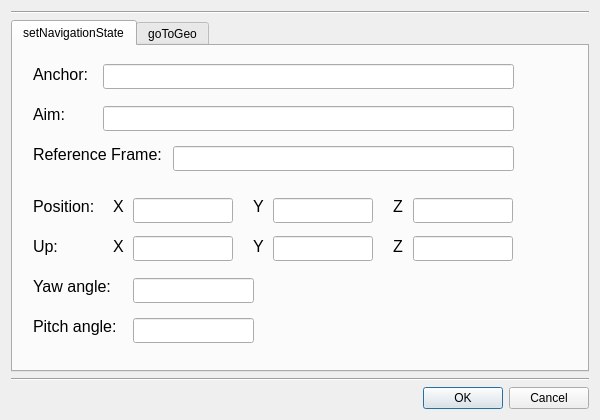
<?xml version="1.0" encoding="UTF-8"?>
<ui version="4.0">
 <class>camera</class>
 <widget class="QDialog" name="camera">
  <property name="geometry">
   <rect>
    <x>0</x>
    <y>0</y>
    <width>600</width>
    <height>420</height>
   </rect>
  </property>
  <property name="minimumSize">
   <size>
    <width>600</width>
    <height>420</height>
   </size>
  </property>
  <property name="maximumSize">
   <size>
    <width>600</width>
    <height>420</height>
   </size>
  </property>
  <property name="windowTitle">
   <string>Set Camera Position</string>
  </property>
  <layout class="QVBoxLayout" name="verticalLayout">
   <item>
    <widget class="Line" name="line">
     <property name="orientation">
      <enum>Qt::Horizontal</enum>
     </property>
    </widget>
   </item>
   <item>
    <widget class="QTabWidget" name="tabWidget">
     <property name="minimumSize">
      <size>
       <width>400</width>
       <height>300</height>
      </size>
     </property>
     <property name="maximumSize">
      <size>
       <width>800</width>
       <height>400</height>
      </size>
     </property>
     <property name="currentIndex">
      <number>0</number>
     </property>
     <widget class="QWidget" name="tab">
      <attribute name="title">
       <string>setNavigationState</string>
      </attribute>
      <widget class="QLabel" name="label_anchorNav">
       <property name="geometry">
        <rect>
         <x>20</x>
         <y>20</y>
         <width>71</width>
         <height>17</height>
        </rect>
       </property>
       <property name="font">
        <font>
         <family>Arial</family>
         <pointsize>12</pointsize>
        </font>
       </property>
       <property name="text">
        <string>Anchor:</string>
       </property>
      </widget>
      <widget class="QLineEdit" name="line_anchorNav">
       <property name="geometry">
        <rect>
         <x>90</x>
         <y>18</y>
         <width>411</width>
         <height>25</height>
        </rect>
       </property>
       <property name="font">
        <font>
         <family>Arial</family>
         <pointsize>12</pointsize>
        </font>
       </property>
       <property name="toolTip">
        <string>&lt;html&gt;&lt;head/&gt;&lt;body&gt;&lt;p&gt;Anchor camera to this node&lt;/p&gt;&lt;/body&gt;&lt;/html&gt;</string>
       </property>
       <property name="whatsThis">
        <string extracomment="Anchor camera to this node"/>
       </property>
      </widget>
      <widget class="QLabel" name="label_aim">
       <property name="geometry">
        <rect>
         <x>20</x>
         <y>60</y>
         <width>71</width>
         <height>17</height>
        </rect>
       </property>
       <property name="font">
        <font>
         <family>Arial</family>
         <pointsize>12</pointsize>
        </font>
       </property>
       <property name="text">
        <string>Aim:</string>
       </property>
      </widget>
      <widget class="QLineEdit" name="line_aim">
       <property name="geometry">
        <rect>
         <x>90</x>
         <y>60</y>
         <width>411</width>
         <height>25</height>
        </rect>
       </property>
       <property name="font">
        <font>
         <family>Arial</family>
         <pointsize>12</pointsize>
        </font>
       </property>
       <property name="toolTip">
        <string>&lt;html&gt;&lt;head/&gt;&lt;body&gt;&lt;p&gt;[OPTIONAL] If specified, camera will be aimed at this node while keeping the anchor node in the same view location&lt;/p&gt;&lt;/body&gt;&lt;/html&gt;</string>
       </property>
      </widget>
      <widget class="QLabel" name="label_referenceFrame">
       <property name="geometry">
        <rect>
         <x>20</x>
         <y>100</y>
         <width>141</width>
         <height>17</height>
        </rect>
       </property>
       <property name="font">
        <font>
         <family>Arial</family>
         <pointsize>12</pointsize>
        </font>
       </property>
       <property name="text">
        <string>Reference Frame:</string>
       </property>
      </widget>
      <widget class="QLineEdit" name="line_referenceFrame">
       <property name="geometry">
        <rect>
         <x>160</x>
         <y>100</y>
         <width>341</width>
         <height>25</height>
        </rect>
       </property>
       <property name="font">
        <font>
         <family>Arial</family>
         <pointsize>12</pointsize>
        </font>
       </property>
       <property name="toolTip">
        <string>&lt;html&gt;&lt;head/&gt;&lt;body&gt;&lt;p&gt;[OPTIONAL] Camera location in reference to this frame&lt;/p&gt;&lt;/body&gt;&lt;/html&gt;</string>
       </property>
      </widget>
      <widget class="QLabel" name="label_pos">
       <property name="geometry">
        <rect>
         <x>20</x>
         <y>152</y>
         <width>71</width>
         <height>17</height>
        </rect>
       </property>
       <property name="font">
        <font>
         <family>Arial</family>
         <pointsize>12</pointsize>
        </font>
       </property>
       <property name="text">
        <string>Position:</string>
       </property>
      </widget>
      <widget class="QLabel" name="label_posX">
       <property name="geometry">
        <rect>
         <x>100</x>
         <y>152</y>
         <width>16</width>
         <height>17</height>
        </rect>
       </property>
       <property name="font">
        <font>
         <family>Arial</family>
         <pointsize>12</pointsize>
        </font>
       </property>
       <property name="text">
        <string>X</string>
       </property>
      </widget>
      <widget class="QLineEdit" name="line_posX">
       <property name="geometry">
        <rect>
         <x>120</x>
         <y>152</y>
         <width>100</width>
         <height>25</height>
        </rect>
       </property>
       <property name="font">
        <font>
         <family>Arial</family>
         <pointsize>12</pointsize>
        </font>
       </property>
       <property name="toolTip">
        <string>&lt;html&gt;&lt;head/&gt;&lt;body&gt;&lt;p&gt;Camera position vector (x)&lt;/p&gt;&lt;/body&gt;&lt;/html&gt;</string>
       </property>
      </widget>
      <widget class="QLabel" name="label_posY">
       <property name="geometry">
        <rect>
         <x>240</x>
         <y>152</y>
         <width>16</width>
         <height>17</height>
        </rect>
       </property>
       <property name="font">
        <font>
         <family>Arial</family>
         <pointsize>12</pointsize>
        </font>
       </property>
       <property name="text">
        <string>Y</string>
       </property>
      </widget>
      <widget class="QLineEdit" name="line_posY">
       <property name="geometry">
        <rect>
         <x>260</x>
         <y>152</y>
         <width>100</width>
         <height>25</height>
        </rect>
       </property>
       <property name="font">
        <font>
         <family>Arial</family>
         <pointsize>12</pointsize>
        </font>
       </property>
       <property name="toolTip">
        <string>&lt;html&gt;&lt;head/&gt;&lt;body&gt;&lt;p&gt;Camera position vector (y)&lt;/p&gt;&lt;/body&gt;&lt;/html&gt;</string>
       </property>
      </widget>
      <widget class="QLabel" name="label_posZ">
       <property name="geometry">
        <rect>
         <x>380</x>
         <y>152</y>
         <width>16</width>
         <height>17</height>
        </rect>
       </property>
       <property name="font">
        <font>
         <family>Arial</family>
         <pointsize>12</pointsize>
        </font>
       </property>
       <property name="text">
        <string>Z</string>
       </property>
      </widget>
      <widget class="QLineEdit" name="line_posZ">
       <property name="geometry">
        <rect>
         <x>400</x>
         <y>152</y>
         <width>100</width>
         <height>25</height>
        </rect>
       </property>
       <property name="font">
        <font>
         <family>Arial</family>
         <pointsize>12</pointsize>
        </font>
       </property>
       <property name="toolTip">
        <string>&lt;html&gt;&lt;head/&gt;&lt;body&gt;&lt;p&gt;Camera position vector (z)&lt;/p&gt;&lt;/body&gt;&lt;/html&gt;</string>
       </property>
      </widget>
      <widget class="QLabel" name="label_up">
       <property name="geometry">
        <rect>
         <x>20</x>
         <y>192</y>
         <width>71</width>
         <height>17</height>
        </rect>
       </property>
       <property name="font">
        <font>
         <family>Arial</family>
         <pointsize>12</pointsize>
        </font>
       </property>
       <property name="text">
        <string>Up:</string>
       </property>
      </widget>
      <widget class="QLabel" name="label_upX">
       <property name="geometry">
        <rect>
         <x>100</x>
         <y>192</y>
         <width>16</width>
         <height>17</height>
        </rect>
       </property>
       <property name="font">
        <font>
         <family>Arial</family>
         <pointsize>12</pointsize>
        </font>
       </property>
       <property name="text">
        <string>X</string>
       </property>
      </widget>
      <widget class="QLineEdit" name="line_upX">
       <property name="geometry">
        <rect>
         <x>120</x>
         <y>190</y>
         <width>100</width>
         <height>25</height>
        </rect>
       </property>
       <property name="font">
        <font>
         <family>Arial</family>
         <pointsize>12</pointsize>
        </font>
       </property>
       <property name="toolTip">
        <string>&lt;html&gt;&lt;head/&gt;&lt;body&gt;&lt;p&gt;[OPTIONAL] Camera up vector (x)&lt;/p&gt;&lt;/body&gt;&lt;/html&gt;</string>
       </property>
      </widget>
      <widget class="QLabel" name="label_upY">
       <property name="geometry">
        <rect>
         <x>240</x>
         <y>192</y>
         <width>16</width>
         <height>17</height>
        </rect>
       </property>
       <property name="font">
        <font>
         <family>Arial</family>
         <pointsize>12</pointsize>
        </font>
       </property>
       <property name="text">
        <string>Y</string>
       </property>
      </widget>
      <widget class="QLineEdit" name="line_upY">
       <property name="geometry">
        <rect>
         <x>260</x>
         <y>190</y>
         <width>100</width>
         <height>25</height>
        </rect>
       </property>
       <property name="font">
        <font>
         <family>Arial</family>
         <pointsize>12</pointsize>
        </font>
       </property>
       <property name="toolTip">
        <string>&lt;html&gt;&lt;head/&gt;&lt;body&gt;&lt;p&gt;[OPTIONAL] Camera up vector (y)&lt;/p&gt;&lt;/body&gt;&lt;/html&gt;</string>
       </property>
      </widget>
      <widget class="QLabel" name="label_upZ">
       <property name="geometry">
        <rect>
         <x>380</x>
         <y>192</y>
         <width>16</width>
         <height>17</height>
        </rect>
       </property>
       <property name="font">
        <font>
         <family>Arial</family>
         <pointsize>12</pointsize>
        </font>
       </property>
       <property name="text">
        <string>Z</string>
       </property>
      </widget>
      <widget class="QLineEdit" name="line_upZ">
       <property name="geometry">
        <rect>
         <x>400</x>
         <y>190</y>
         <width>100</width>
         <height>25</height>
        </rect>
       </property>
       <property name="font">
        <font>
         <family>Arial</family>
         <pointsize>12</pointsize>
        </font>
       </property>
       <property name="toolTip">
        <string>&lt;html&gt;&lt;head/&gt;&lt;body&gt;&lt;p&gt;[OPTIONAL] Camera up vector (z)&lt;/p&gt;&lt;/body&gt;&lt;/html&gt;</string>
       </property>
      </widget>
      <widget class="QLabel" name="label_yaw">
       <property name="geometry">
        <rect>
         <x>20</x>
         <y>232</y>
         <width>91</width>
         <height>17</height>
        </rect>
       </property>
       <property name="font">
        <font>
         <family>Arial</family>
         <pointsize>12</pointsize>
        </font>
       </property>
       <property name="text">
        <string>Yaw angle:</string>
       </property>
      </widget>
      <widget class="QLineEdit" name="line_yaw">
       <property name="geometry">
        <rect>
         <x>120</x>
         <y>232</y>
         <width>121</width>
         <height>25</height>
        </rect>
       </property>
       <property name="font">
        <font>
         <family>Arial</family>
         <pointsize>12</pointsize>
        </font>
       </property>
       <property name="toolTip">
        <string>&lt;html&gt;&lt;head/&gt;&lt;body&gt;&lt;p&gt;[OPTIONAL] yaw angle +/- 360 degrees&lt;/p&gt;&lt;/body&gt;&lt;/html&gt;</string>
       </property>
      </widget>
      <widget class="QLabel" name="label_pitch">
       <property name="geometry">
        <rect>
         <x>20</x>
         <y>272</y>
         <width>91</width>
         <height>17</height>
        </rect>
       </property>
       <property name="font">
        <font>
         <family>Arial</family>
         <pointsize>12</pointsize>
        </font>
       </property>
       <property name="text">
        <string>Pitch angle:</string>
       </property>
      </widget>
      <widget class="QLineEdit" name="line_pitch">
       <property name="geometry">
        <rect>
         <x>120</x>
         <y>272</y>
         <width>121</width>
         <height>25</height>
        </rect>
       </property>
       <property name="font">
        <font>
         <family>Arial</family>
         <pointsize>12</pointsize>
        </font>
       </property>
       <property name="toolTip">
        <string>&lt;html&gt;&lt;head/&gt;&lt;body&gt;&lt;p&gt;[OPTIONAL] pitch angle +/- 360 degrees&lt;/p&gt;&lt;/body&gt;&lt;/html&gt;</string>
       </property>
      </widget>
     </widget>
     <widget class="QWidget" name="tab_2">
      <property name="minimumSize">
       <size>
        <width>250</width>
        <height>0</height>
       </size>
      </property>
      <property name="maximumSize">
       <size>
        <width>600</width>
        <height>16777215</height>
       </size>
      </property>
      <attribute name="title">
       <string>goToGeo</string>
      </attribute>
      <widget class="QLabel" name="label_lat">
       <property name="geometry">
        <rect>
         <x>20</x>
         <y>60</y>
         <width>110</width>
         <height>19</height>
        </rect>
       </property>
       <property name="sizePolicy">
        <sizepolicy hsizetype="Preferred" vsizetype="Fixed">
         <horstretch>0</horstretch>
         <verstretch>0</verstretch>
        </sizepolicy>
       </property>
       <property name="minimumSize">
        <size>
         <width>110</width>
         <height>0</height>
        </size>
       </property>
       <property name="maximumSize">
        <size>
         <width>120</width>
         <height>16777215</height>
        </size>
       </property>
       <property name="font">
        <font>
         <family>Arial</family>
         <pointsize>12</pointsize>
        </font>
       </property>
       <property name="text">
        <string>Latitude:</string>
       </property>
      </widget>
      <widget class="QLineEdit" name="line_lat">
       <property name="geometry">
        <rect>
         <x>120</x>
         <y>60</y>
         <width>201</width>
         <height>27</height>
        </rect>
       </property>
       <property name="minimumSize">
        <size>
         <width>200</width>
         <height>0</height>
        </size>
       </property>
       <property name="maximumSize">
        <size>
         <width>600</width>
         <height>16777215</height>
        </size>
       </property>
       <property name="font">
        <font>
         <family>Arial</family>
         <pointsize>12</pointsize>
        </font>
       </property>
       <property name="toolTip">
        <string>&lt;html&gt;&lt;head/&gt;&lt;body&gt;&lt;p&gt;Latitude of camera focus point (+/- 90 degrees)&lt;/p&gt;&lt;/body&gt;&lt;/html&gt;</string>
       </property>
      </widget>
      <widget class="QLabel" name="label_anchorGeo">
       <property name="geometry">
        <rect>
         <x>20</x>
         <y>20</y>
         <width>100</width>
         <height>19</height>
        </rect>
       </property>
       <property name="sizePolicy">
        <sizepolicy hsizetype="Preferred" vsizetype="Fixed">
         <horstretch>0</horstretch>
         <verstretch>0</verstretch>
        </sizepolicy>
       </property>
       <property name="minimumSize">
        <size>
         <width>100</width>
         <height>0</height>
        </size>
       </property>
       <property name="maximumSize">
        <size>
         <width>100</width>
         <height>16777215</height>
        </size>
       </property>
       <property name="font">
        <font>
         <family>Arial</family>
         <pointsize>12</pointsize>
        </font>
       </property>
       <property name="text">
        <string>Anchor:</string>
       </property>
      </widget>
      <widget class="QLineEdit" name="line_anchorGeo">
       <property name="geometry">
        <rect>
         <x>120</x>
         <y>20</y>
         <width>351</width>
         <height>27</height>
        </rect>
       </property>
       <property name="minimumSize">
        <size>
         <width>200</width>
         <height>0</height>
        </size>
       </property>
       <property name="maximumSize">
        <size>
         <width>600</width>
         <height>16777215</height>
        </size>
       </property>
       <property name="font">
        <font>
         <family>Arial</family>
         <pointsize>12</pointsize>
        </font>
       </property>
       <property name="toolTip">
        <string>&lt;html&gt;&lt;head/&gt;&lt;body&gt;&lt;p&gt;Anchor camera to this globe (planet/moon)&lt;/p&gt;&lt;/body&gt;&lt;/html&gt;</string>
       </property>
      </widget>
      <widget class="QLabel" name="label_long">
       <property name="geometry">
        <rect>
         <x>20</x>
         <y>100</y>
         <width>110</width>
         <height>19</height>
        </rect>
       </property>
       <property name="sizePolicy">
        <sizepolicy hsizetype="Preferred" vsizetype="Fixed">
         <horstretch>0</horstretch>
         <verstretch>0</verstretch>
        </sizepolicy>
       </property>
       <property name="minimumSize">
        <size>
         <width>110</width>
         <height>0</height>
        </size>
       </property>
       <property name="maximumSize">
        <size>
         <width>120</width>
         <height>16777215</height>
        </size>
       </property>
       <property name="font">
        <font>
         <family>Arial</family>
         <pointsize>12</pointsize>
        </font>
       </property>
       <property name="text">
        <string>Longitude:</string>
       </property>
      </widget>
      <widget class="QLineEdit" name="line_long">
       <property name="geometry">
        <rect>
         <x>120</x>
         <y>100</y>
         <width>200</width>
         <height>27</height>
        </rect>
       </property>
       <property name="font">
        <font>
         <family>Arial</family>
         <pointsize>12</pointsize>
        </font>
       </property>
       <property name="toolTip">
        <string>&lt;html&gt;&lt;head/&gt;&lt;body&gt;&lt;p&gt;Longitude of camera focus point (+/- 180 degrees)&lt;/p&gt;&lt;/body&gt;&lt;/html&gt;</string>
       </property>
      </widget>
      <widget class="QLabel" name="label_altitude">
       <property name="geometry">
        <rect>
         <x>20</x>
         <y>140</y>
         <width>110</width>
         <height>19</height>
        </rect>
       </property>
       <property name="sizePolicy">
        <sizepolicy hsizetype="Preferred" vsizetype="Fixed">
         <horstretch>0</horstretch>
         <verstretch>0</verstretch>
        </sizepolicy>
       </property>
       <property name="minimumSize">
        <size>
         <width>110</width>
         <height>0</height>
        </size>
       </property>
       <property name="maximumSize">
        <size>
         <width>120</width>
         <height>16777215</height>
        </size>
       </property>
       <property name="font">
        <font>
         <family>Arial</family>
         <pointsize>12</pointsize>
        </font>
       </property>
       <property name="text">
        <string>Altitude:</string>
       </property>
      </widget>
      <widget class="QLineEdit" name="line_altitude">
       <property name="geometry">
        <rect>
         <x>120</x>
         <y>140</y>
         <width>200</width>
         <height>27</height>
        </rect>
       </property>
       <property name="font">
        <font>
         <family>Arial</family>
         <pointsize>12</pointsize>
        </font>
       </property>
       <property name="toolTip">
        <string>&lt;html&gt;&lt;head/&gt;&lt;body&gt;&lt;p&gt;[OPTIONAL] Altitude of camera (meters)&lt;/p&gt;&lt;/body&gt;&lt;/html&gt;</string>
       </property>
      </widget>
     </widget>
    </widget>
   </item>
   <item>
    <widget class="Line" name="line_2">
     <property name="orientation">
      <enum>Qt::Horizontal</enum>
     </property>
    </widget>
   </item>
   <item>
    <widget class="QDialogButtonBox" name="buttonBox">
     <property name="orientation">
      <enum>Qt::Horizontal</enum>
     </property>
     <property name="standardButtons">
      <set>QDialogButtonBox::Cancel|QDialogButtonBox::Ok</set>
     </property>
    </widget>
   </item>
  </layout>
 </widget>
 <resources/>
 <connections>
  <connection>
   <sender>buttonBox</sender>
   <signal>accepted()</signal>
   <receiver>camera</receiver>
   <slot>accept()</slot>
   <hints>
    <hint type="sourcelabel">
     <x>248</x>
     <y>254</y>
    </hint>
    <hint type="destinationlabel">
     <x>157</x>
     <y>274</y>
    </hint>
   </hints>
  </connection>
  <connection>
   <sender>buttonBox</sender>
   <signal>rejected()</signal>
   <receiver>camera</receiver>
   <slot>reject()</slot>
   <hints>
    <hint type="sourcelabel">
     <x>316</x>
     <y>260</y>
    </hint>
    <hint type="destinationlabel">
     <x>286</x>
     <y>274</y>
    </hint>
   </hints>
  </connection>
 </connections>
</ui>
